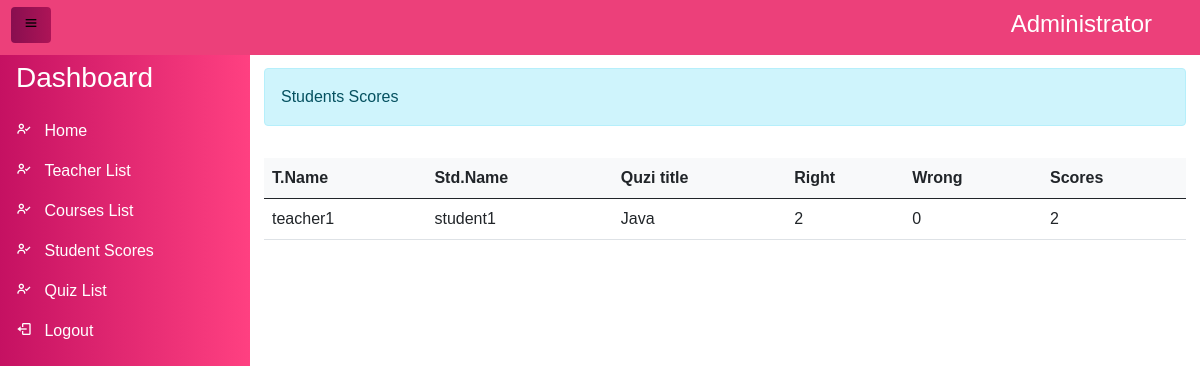
/admin/all-students-result.php (signed in), run on the app's committed database.
### tables this page shows
CREATE TABLE `student` (
  `s_id` int(11) NOT NULL,
  `s_name` varchar(255) NOT NULL,
  `s_reg` varchar(255) NOT NULL,
  `s_username` varchar(255) NOT NULL,
  `std_mobile` varchar(255) NOT NULL,
  `scores` int(11) NOT NULL,
  `std_password` varchar(255) NOT NULL,
  `t_id` int(11) NOT NULL
);

CREATE TABLE `teacher` (
  `t_id` int(11) NOT NULL,
  `t_name` varchar(255) NOT NULL,
  `t_username` varchar(255) NOT NULL,
  `t_email` varchar(255) NOT NULL,
  `t_course` varchar(255) NOT NULL,
  `t_password` varchar(255) NOT NULL
);

### admin/all-students-result.php (the view, shortened to what this page needs)
<?php
require("../database/config.php");
?>
<!DOCTYPE html>
<html lang="en">
<head>
    <link rel="stylesheet" href="../css/style.css">
  <link href="https://cdn.jsdelivr.net/npm/bootstrap@5.0.0-beta2/dist/css/bootstrap.min.css" rel="stylesheet" />
  <link href="https://cdn.jsdelivr.net/npm/boxicons@2.0.5/css/boxicons.min.css" rel="stylesheet" />
</head>
<body>
  <div class="side-navbar active-nav d-flex justify-content-between flex-wrap flex-column" id="sidebar">
    <ul class="nav flex-column text-white w-100">
      <a href="#" class="nav-link h3 text-white my-2">
     Dashboard
      </a>
      <li class="nav-link">
        <a href="dashboard.php">
        <i class="bx bx-user-check"></i>
        <span class="mx-2">Home</span>
        </a>
      </li>
      <li class="nav-link">
        <a href="teacher.php">
        <i class="bx bx-user-check"></i>
        <span class="mx-2">Teacher List</span>
        </a>
      </li>
      <li class="nav-link">
        <a href="courses.php">
          <i class="bx bx-user-check"></i>
          <span class="mx-2">Courses List</span>
          </a>
      </li>
      <li class="nav-link">
        <a href="all-students-result.php">
          <i class="bx bx-user-check"></i>
          <span class="mx-2">Student Scores</span>
          </a>
      </li>
      <li class="nav-link">
        <a href="quiz-list.php">
          <i class="bx bx-user-check"></i>
          <span class="mx-2">Quiz List</span>
          </a>
      </li>
      <li class="nav-link">
        <a href="logout.php">
          <i class="bx bx-log-out"></i>
          <span class="mx-2">Logout</span>
          </a>
      </li>
    </ul>
  </div>
  <div class="p-1 my-container active-cont">
    <nav class="navbar fixed-top top-navbar navbar-light bg-light px-5">
      <a class="btn border-0" id="menu-btn">
        <i class="bx bx-menu"></i></a>
        <h4 class="text-white text-center mt-2 pt-1">Administrator</h4>
    </nav>
    <div class="main">
      <div class="alert alert-info info-text" role="alert">
    Students Scores
      </div>
      <div class="table-responsive py-3 ">
      <table class="table">
          <thead class="bg-light">
            <tr class="text-left">
              <th scope="col">T.Name</th>
              <th scope="col">Std.Name</th>
              <th scope="col">Quzi title</th>
              <th scope="col">Right</th>
              <th scope="col">Wrong</th>
              <th scope="col">Scores</th>
            </tr>
          </thead>
          <tbody>
            <?php
            $selectStudentHeldQuiz="SELECT DISTINCT s.s_id, s.s_name,q.quiz_title,h.correct,h.tot_questions,h.wrong,h.scores,t.t_id,t.t_name FROM student s
            INNER JOIN history h ON h.s_id = s.s_id
            INNER JOIN teacher t ON t.t_id  = S.t_id
            INNER JOIN quizlist q on q.quiz_id = h.quizId WHERE h.s_id = s.s_id ";
            $result=  mysqli_query($conn,$selectStudentHeldQuiz);
            if(mysqli_num_rows($result)>0){
              while($data = mysqli_fetch_assoc($result)){
            ?>
            <tr class="text-left">
              <td><?php echo $data['t_name']  ?>
              <td><?php echo $data['s_name']  ?>
              </td>
              <td><?php echo $data['quiz_title']  ?></td>
              <td><?php echo $data['correct']  ?></td>
              <td><?php echo $data['wrong']  ?></td>
              <td><?php echo $data['scores']  ?></td>
            </tr>
            <?php  }} ?>
          </tbody>
        </table>
        </div>
    </div>
  </div>
</body>
</html>

### css/style.css (style rules this page uses)
* { margin: 0 ; padding: 0; box-sizing: border-box; font-family: sans-serif; list-style: none !important; text-decoration: none !important; }
a { color: #fff !important; }
a.btn { color: #010101 !important; }
body { min-height: 100vh; background-color: #fff; }
.side-navbar { width: 250px; height: 100%; position: fixed; margin-left: -300px; background: linear-gradient(to right,#C51162, #FF4081); transition: 0.5s; margin-top: 45px; }
.top-navbar { margin-top: -10px !important; margin-left: -5px; background: linear-gradient(135deg,#EC407A, #EC407A); }
.my-container { transition: 0.4s; }
.active-nav { margin-left: 0; }
.active-cont { margin-left: 250px; }
#menu-btn { background: linear-gradient(to right,#880E4F,#AD1457); color: #fff; margin-left: -32px; margin-top: 5px; }
.main { margin-top: 4rem; margin-left: 10px; padding-right: 10px; }

### data on the page
student: t.t_name "teacher1", s_name "student1", quiz_title "Java", correct "2", wrong "0", scores "2"
